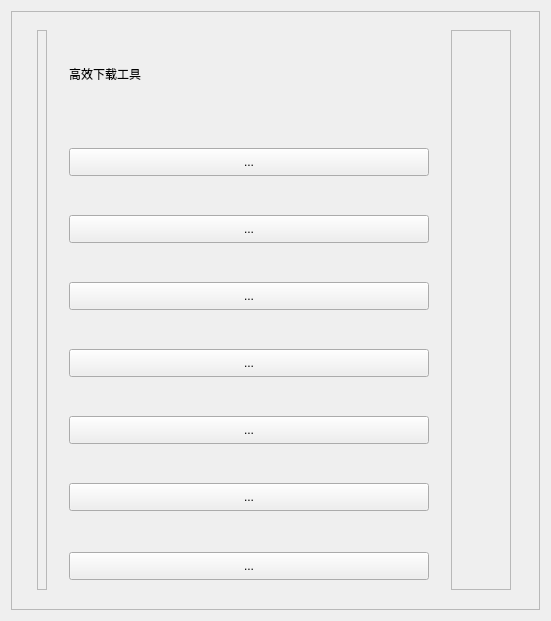
<?xml version="1.0" encoding="UTF-8"?>
<ui version="4.0">
 <class>Page_4</class>
 <widget class="QWidget" name="Page_4">
  <property name="geometry">
   <rect>
    <x>0</x>
    <y>0</y>
    <width>551</width>
    <height>621</height>
   </rect>
  </property>
  <property name="windowTitle">
   <string>Form</string>
  </property>
  <property name="styleSheet">
   <string notr="true"/>
  </property>
  <layout class="QHBoxLayout" name="horizontalLayout">
   <item>
    <widget class="QScrollArea" name="scrollArea">
     <property name="widgetResizable">
      <bool>true</bool>
     </property>
     <widget class="QWidget" name="scrollAreaWidgetContents">
      <property name="geometry">
       <rect>
        <x>0</x>
        <y>0</y>
        <width>527</width>
        <height>597</height>
       </rect>
      </property>
      <layout class="QGridLayout" name="gridLayout">
       <item row="0" column="0" rowspan="8">
        <widget class="QFrame" name="frame_1">
         <property name="minimumSize">
          <size>
           <width>10</width>
           <height>560</height>
          </size>
         </property>
         <property name="maximumSize">
          <size>
           <width>10</width>
           <height>560</height>
          </size>
         </property>
         <property name="frameShape">
          <enum>QFrame::StyledPanel</enum>
         </property>
         <property name="frameShadow">
          <enum>QFrame::Raised</enum>
         </property>
        </widget>
       </item>
       <item row="0" column="1">
        <widget class="QLabel" name="label">
         <property name="minimumSize">
          <size>
           <width>200</width>
           <height>40</height>
          </size>
         </property>
         <property name="maximumSize">
          <size>
           <width>200</width>
           <height>40</height>
          </size>
         </property>
         <property name="text">
          <string>高效下载工具</string>
         </property>
        </widget>
       </item>
       <item row="0" column="2" rowspan="8">
        <widget class="QFrame" name="frame_2">
         <property name="minimumSize">
          <size>
           <width>60</width>
           <height>560</height>
          </size>
         </property>
         <property name="maximumSize">
          <size>
           <width>60</width>
           <height>560</height>
          </size>
         </property>
         <property name="frameShape">
          <enum>QFrame::StyledPanel</enum>
         </property>
         <property name="frameShadow">
          <enum>QFrame::Raised</enum>
         </property>
        </widget>
       </item>
       <item row="1" column="1">
        <widget class="QToolButton" name="Page4_toolButton">
         <property name="minimumSize">
          <size>
           <width>360</width>
           <height>28</height>
          </size>
         </property>
         <property name="font">
          <font>
           <pointsize>9</pointsize>
           <underline>false</underline>
          </font>
         </property>
         <property name="cursor">
          <cursorShape>PointingHandCursor</cursorShape>
         </property>
         <property name="mouseTracking">
          <bool>false</bool>
         </property>
         <property name="tabletTracking">
          <bool>false</bool>
         </property>
         <property name="focusPolicy">
          <enum>Qt::WheelFocus</enum>
         </property>
         <property name="contextMenuPolicy">
          <enum>Qt::PreventContextMenu</enum>
         </property>
         <property name="acceptDrops">
          <bool>false</bool>
         </property>
         <property name="toolTip">
          <string>&lt;!DOCTYPE HTML PUBLIC &quot;-//W3C//DTD HTML 4.0//EN&quot; &quot;http://www.w3.org/TR/REC-html40/strict.dtd&quot;&gt;
&lt;html&gt;&lt;head&gt;&lt;meta name=&quot;qrichtext&quot; content=&quot;1&quot; /&gt;&lt;style type=&quot;text/css&quot;&gt;
p, li { white-space: pre-wrap; }
&lt;/style&gt;&lt;/head&gt;&lt;body style=&quot; font-family:'SimSun'; font-size:9pt; font-weight:400; font-style:normal;&quot;&gt;
&lt;p style=&quot; margin-top:0px; margin-bottom:0px; margin-left:0px; margin-right:0px; -qt-block-indent:0; text-indent:0px;&quot;&gt;&lt;span style=&quot; font-family:'宋体'; font-size:10pt;&quot;&gt;Speccy就是制作CCleaner的公司Piriform所开发的第四款软件，Speccy的界面非常简单易于使用为我们提供了硬件的各项技术指标，它可以查看电脑内的软硬件信息，比如操作系统、CPU、内存、显卡、硬盘、网络等等，还可以检测出系统的安装日期。&lt;/span&gt; &lt;/p&gt;&lt;/body&gt;&lt;/html&gt;</string>
         </property>
         <property name="whatsThis">
          <string/>
         </property>
         <property name="layoutDirection">
          <enum>Qt::LeftToRight</enum>
         </property>
         <property name="autoFillBackground">
          <bool>false</bool>
         </property>
         <property name="styleSheet">
          <string notr="true"/>
         </property>
         <property name="text">
          <string>...</string>
         </property>
         <property name="checkable">
          <bool>false</bool>
         </property>
         <property name="autoRepeat">
          <bool>false</bool>
         </property>
         <property name="autoExclusive">
          <bool>false</bool>
         </property>
         <property name="popupMode">
          <enum>QToolButton::DelayedPopup</enum>
         </property>
         <property name="toolButtonStyle">
          <enum>Qt::ToolButtonTextBesideIcon</enum>
         </property>
         <property name="autoRaise">
          <bool>false</bool>
         </property>
         <property name="arrowType">
          <enum>Qt::NoArrow</enum>
         </property>
        </widget>
       </item>
       <item row="2" column="1">
        <widget class="QToolButton" name="Page4_toolButton_2">
         <property name="minimumSize">
          <size>
           <width>360</width>
           <height>28</height>
          </size>
         </property>
         <property name="cursor">
          <cursorShape>PointingHandCursor</cursorShape>
         </property>
         <property name="toolTip">
          <string>&lt;html&gt;&lt;head/&gt;&lt;body&gt;&lt;p&gt;&lt;span style=&quot; font-family:'宋体'; font-size:10pt;&quot;&gt;CPU-Z是最权威的处理器和相关系统信息识别工具。它体积小巧，界面简洁、启动很快，可准确的检测出CPU、主板、内存、显卡、SPD等硬件信息。利用它你可见到自己的CPU是哪家厂牌、内频、Cache等玩家常提到的数据，更包括SelfSnoop CMOVccInstruction这些专家才看得懂得资讯与数据，让你更了解你的CPU。&lt;/span&gt;&lt;/p&gt;&lt;/body&gt;&lt;/html&gt;</string>
         </property>
         <property name="styleSheet">
          <string notr="true"/>
         </property>
         <property name="text">
          <string>...</string>
         </property>
         <property name="toolButtonStyle">
          <enum>Qt::ToolButtonTextBesideIcon</enum>
         </property>
        </widget>
       </item>
       <item row="3" column="1">
        <widget class="QToolButton" name="Page4_toolButton_3">
         <property name="minimumSize">
          <size>
           <width>360</width>
           <height>28</height>
          </size>
         </property>
         <property name="cursor">
          <cursorShape>PointingHandCursor</cursorShape>
         </property>
         <property name="toolTip">
          <string>&lt;html&gt;&lt;head/&gt;&lt;body&gt;&lt;p&gt;&lt;span style=&quot; font-family:'宋体'; font-size:10pt;&quot;&gt;CPU-Z是最权威的处理器和相关系统信息识别工具。它体积小巧，界面简洁、启动很快，可准确的检测出CPU、主板、内存、显卡、SPD等硬件信息。利用它你可见到自己的CPU是哪家厂牌、内频、Cache等玩家常提到的数据，更包括SelfSnoop CMOVccInstruction这些专家才看得懂得资讯与数据，让你更了解你的CPU。&lt;/span&gt;&lt;/p&gt;&lt;/body&gt;&lt;/html&gt;</string>
         </property>
         <property name="styleSheet">
          <string notr="true"/>
         </property>
         <property name="text">
          <string>...</string>
         </property>
         <property name="toolButtonStyle">
          <enum>Qt::ToolButtonTextBesideIcon</enum>
         </property>
        </widget>
       </item>
       <item row="4" column="1">
        <widget class="QToolButton" name="Page4_toolButton_4">
         <property name="minimumSize">
          <size>
           <width>360</width>
           <height>28</height>
          </size>
         </property>
         <property name="cursor">
          <cursorShape>PointingHandCursor</cursorShape>
         </property>
         <property name="toolTip">
          <string>&lt;html&gt;&lt;head/&gt;&lt;body&gt;&lt;p&gt;&lt;span style=&quot; font-family:'宋体'; font-size:10pt;&quot;&gt;GPU-Z是一款显卡识别工具，甚至可以鉴别假卡（NVIDIA）。GPU-Z是一款轻量级显卡测试软件。绿色免安装，界面直观，运行后即可显示GPU核心，以及运行频率、带宽等，如同CPU-Z一样，这也是款必备工具。&lt;/span&gt;&lt;/p&gt;&lt;/body&gt;&lt;/html&gt;</string>
         </property>
         <property name="styleSheet">
          <string notr="true"/>
         </property>
         <property name="text">
          <string>...</string>
         </property>
         <property name="toolButtonStyle">
          <enum>Qt::ToolButtonTextBesideIcon</enum>
         </property>
        </widget>
       </item>
       <item row="5" column="1">
        <widget class="QToolButton" name="Page4_toolButton_5">
         <property name="minimumSize">
          <size>
           <width>360</width>
           <height>28</height>
          </size>
         </property>
         <property name="cursor">
          <cursorShape>PointingHandCursor</cursorShape>
         </property>
         <property name="toolTip">
          <string>&lt;html&gt;&lt;head/&gt;&lt;body&gt;&lt;p&gt;&lt;span style=&quot; font-family:'宋体'; font-size:10pt;&quot;&gt;硬盘里的数据至关重要，因此时常检查硬盘健康状况是有必要的。DiskInfo硬盘检测工具通过读取S.M.A.R.T了解硬盘健康状况。打开它，您就可以迅速读到本机硬盘的详细信息，包括接口、转速、温度、使用时间等DiskInfo还会根据S.M.A.R.T的评分做出评估，当硬盘快要损坏时还会发出警报，支持简体中文。&lt;/span&gt;&lt;/p&gt;&lt;/body&gt;&lt;/html&gt;</string>
         </property>
         <property name="styleSheet">
          <string notr="true"/>
         </property>
         <property name="text">
          <string>...</string>
         </property>
         <property name="toolButtonStyle">
          <enum>Qt::ToolButtonTextBesideIcon</enum>
         </property>
        </widget>
       </item>
       <item row="6" column="1">
        <widget class="QToolButton" name="Page4_toolButton_6">
         <property name="minimumSize">
          <size>
           <width>360</width>
           <height>28</height>
          </size>
         </property>
         <property name="cursor">
          <cursorShape>PointingHandCursor</cursorShape>
         </property>
         <property name="toolTip">
          <string>&lt;html&gt;&lt;head/&gt;&lt;body&gt;&lt;p&gt;&lt;span style=&quot; font-family:'宋体'; font-size:10pt;&quot;&gt;BatteryMon是一款电脑的电池管理软件，可检测电池的出厂状态、电池容量及最长待机等信息，是一款绿色汉化的软件，能以图形化的方式，让我们直观的看到电池的各种性能参数。&lt;/span&gt;&lt;/p&gt;&lt;/body&gt;&lt;/html&gt;</string>
         </property>
         <property name="styleSheet">
          <string notr="true"/>
         </property>
         <property name="text">
          <string>...</string>
         </property>
         <property name="toolButtonStyle">
          <enum>Qt::ToolButtonTextBesideIcon</enum>
         </property>
        </widget>
       </item>
       <item row="7" column="1">
        <widget class="QToolButton" name="Page4_toolButton_7">
         <property name="minimumSize">
          <size>
           <width>360</width>
           <height>28</height>
          </size>
         </property>
         <property name="cursor">
          <cursorShape>PointingHandCursor</cursorShape>
         </property>
         <property name="toolTip">
          <string>&lt;html&gt;&lt;head/&gt;&lt;body&gt;&lt;p&gt;&lt;span style=&quot; font-family:'宋体'; font-size:10pt;&quot;&gt;Speccy就是制作CCleaner的公司Piriform所开发的第四款软件，Speccy的界面非常简单易于使用为我们提供了硬件的各项技术指标，它可以查看电脑内的软硬件信息，比如操作系统、CPU、内存、显卡、硬盘、网络等等，还可以检测出系统的安装日期。&lt;/span&gt;&lt;/p&gt;&lt;/body&gt;&lt;/html&gt;</string>
         </property>
         <property name="text">
          <string>...</string>
         </property>
         <property name="toolButtonStyle">
          <enum>Qt::ToolButtonTextBesideIcon</enum>
         </property>
        </widget>
       </item>
      </layout>
     </widget>
    </widget>
   </item>
  </layout>
 </widget>
 <resources/>
 <connections/>
</ui>
